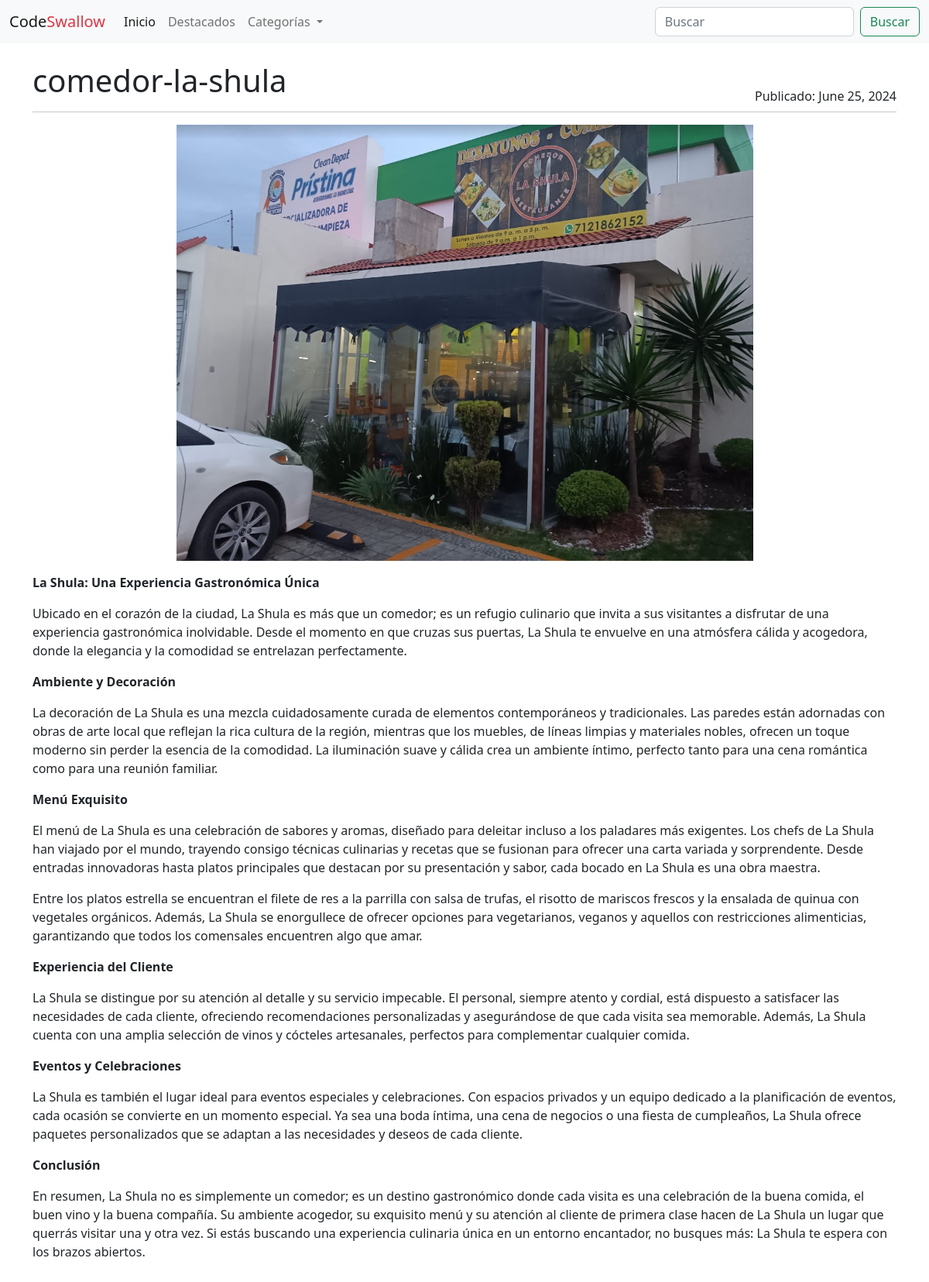
The app's page /post/comedorlashula with its own data.
### blogs/models.py (models this page shows, shortened)
class Post(models.Model):
    title = models.CharField(max_length=255)
    slug = models.SlugField(unique=True)
    overview = models.TextField()
    date_created = models.DateTimeField(auto_now_add=True)
    content = models.TextField()
    author = models.ForeignKey(settings.AUTH_USER_MODEL, on_delete=models.PROTECT)
    categories = models.ManyToManyField('Category')
    featured = models.BooleanField(default=False)
    image = models.ImageField(upload_to='post_images/', blank=True, null=True)

### blogs/views.py (the view)
# urls.py: path('post/<slug:slug>', views.PostDetailView.as_view(), name='post'),
class PostDetailView(generic.DetailView):
    model = Post
    def get_context_data(self, **kwargs):
        context = super().get_context_data(**kwargs)
        context['categories'] = Category.objects.all()
        return context

### blogs/templatetags/markdown_extras.py (called while the page is built)
@register.filter()
@stringfilter
def markdown(value):
    return md.markdown(value)

### blogs/templates/blogs/post_detail.html
{% extends 'base.html' %}
{% load markdown_extras %}
{% block content %}
<div class="container-xxl bd-gutter mt-3 my-md-4 bd-layout">
    <main class="container">
        <div class="row g-5">
            <div class="col-md-12">
                <div class="row">
                    <div class="d-flex justify-content-between">
                        <h1>{{ post.title }}</h1>
                        <div class="align-self-end">Publicado: {{ post.date_created.date }}</div>
                    </div>
                </div>
                <hr class="d-none d-md-block my-2 mb-3 mt-2">
                {% if post.image %}
                    <div class="text-center">
                        <img src="{{ post.image.url }}" class="img-fluid" alt="image">
                    </div>
                {% endif %}
                <p>{{  post.content | markdown | safe }}</p>
            </div>
        </div>
    </main>
</div>
{% endblock content %}

### records on screen
Post: title "comedor-la-shula", date_created "June 25, 2024", image (picture), content "La Shula: Una Experiencia Gastronómica Única Ubicado en el corazón de la ciudad, La Shula es más que un comedor; es un refugio culinario que invita a sus visitantes a disfrutar de una experiencia gastronómica inolvidable. Desde el momento en que cruzas sus puertas, La Shula te envuelve en una atmósfera cálida y acogedora, donde la elegancia y la comodidad se entrelazan perfectamente. Ambiente y Decoración La decoración de La Shula es una mezcla cuidadosamente curada de elementos contemporáneos y tradicionales. Las paredes están adornadas con obras de arte local que reflejan la rica cultura de la región, mientras que los muebles, de líneas limpias y materiales nobles, ofrecen un toque…"
